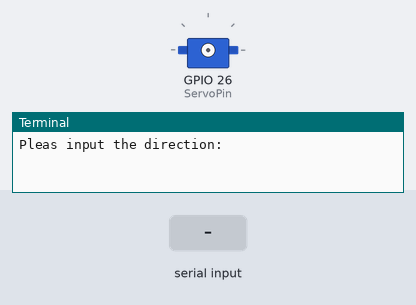
Bench run of a program on a simulated Raspberry Pi (BCM pin numbers). On the bench: servo, the last lines printed to the terminal. Inputs (shaded band) come from the test bench. Servo angles are drawn from the pulse width (0.5 ms = 0°, 2.5 ms = 180°).

Above: at 1.2 s.
1.3 s: "5" typed at the terminal, then Enter
2.8 s: "90" typed at the terminal, then Enter
At 5.9 s:
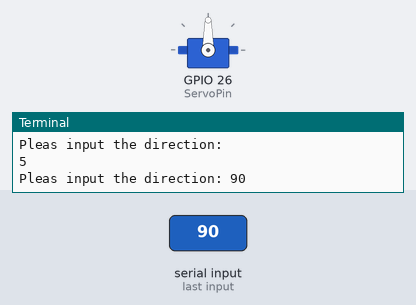
Timing chart, 0 to 7.4 s (numbered marks = the images above; inputs shaded):
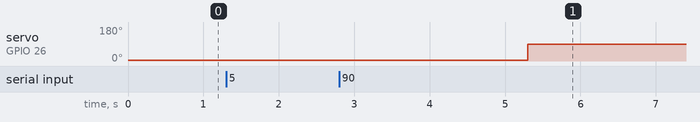

Measured:
- after the input at 2.8 s, servo on GPIO 26 (ServoPin): 5° → 90° after 2.5 s

The program:

servo-180.py
```python
import RPi.GPIO as GPIO                 # 引入GPIO模块
import time
# 感应开盖，20-150
# 推杆，0-35
# 下方开盖，前80-0
# 下方开盖，后0-80
if __name__ == '__main__':
    ServoPin = 26
    PWMFreq = 50                        # PWM信号频率

    GPIO.setmode(GPIO.BCM)              # 使用BCM编号方式
    GPIO.setup(ServoPin, GPIO.OUT)      # 将GPIO19设置为输出模式
    pwm = GPIO.PWM(ServoPin, PWMFreq)   # 创建PWM对象，并设置频率为50
    pwm.start(0)                        # 启动PWM，并设置初始占空比0

    try:
        while True:
            # 等待输入一个0到180的角度
            pwm.ChangeDutyCycle(0)            #清空占空比，这句是防抖关键句，如果没有这句，舵机会狂抖不止
            direction = float(input("Pleas input the direction: "))
            if direction < 0 or direction > 180:
                print("Please input a direction between 0 an 180.")
                continue

            duty = (1/18) * direction + 2.5   # 将角度转换为占空比
            pwm.ChangeDutyCycle(duty)         # 改变PWM占空比
            time.sleep(4)                     #等待控制周期结束
            pwm.ChangeDutyCycle(0)            #清空占空比，这句是防抖关键句，如果没有这句，舵机会狂抖不止
    finally:
        pwm.stop()                      # 停止PWM
        GPIO.cleanup()                  # 清理释放GPIO资源，将GPIO复位0
```
